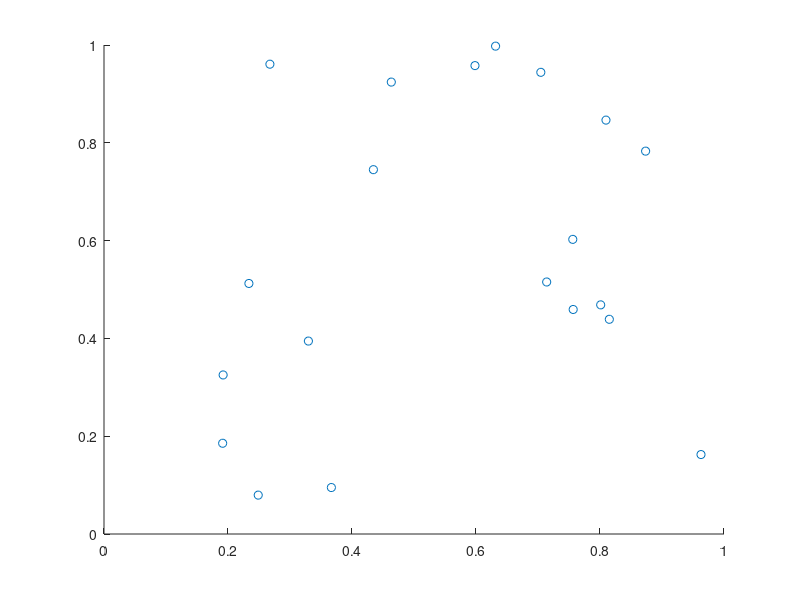

The MATLAB source for this figure: (Note: this script raises an error after producing the figure.)
%% Housekeeping
close all
clc
clear variables

%% Generate 2D Points
coor = rand(20,2);
x=coor(:,1);
y=coor(:,2);
%% Plot 2D points
figure;
scatter(coor(:,1), coor(:,2))

%% Run Delaunay
% [ triangles ] = edgeFlipDelaunay( x ,y )
[ triangles ] = edgeFlipDelaunay( x ,y )